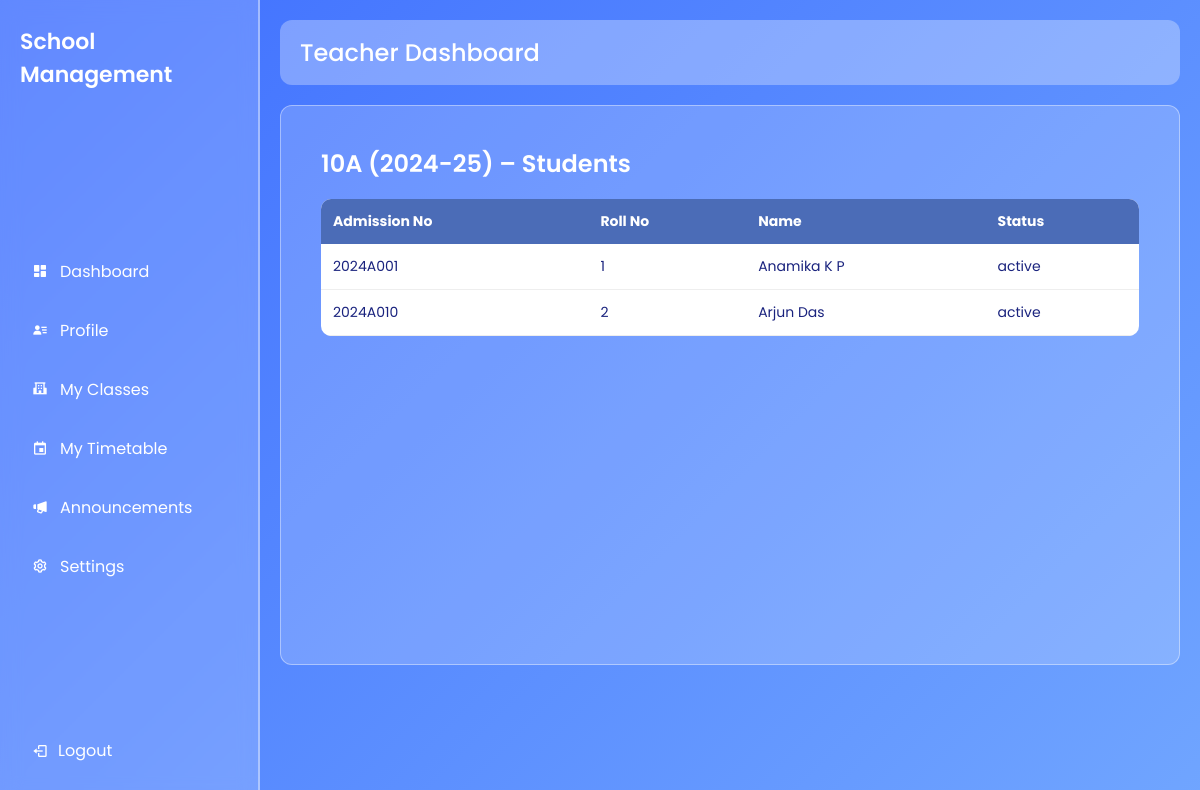
The app's page /class/3/students/ with its own data.
### dashboard/models.py (models this page shows, shortened)
class ClassTeacherAssignment(models.Model):
    class_obj = models.ForeignKey(classes, on_delete=models.CASCADE)
    teacher = models.ForeignKey(All_Teacher, on_delete=models.CASCADE)
    subject = models.CharField(max_length=255)
    teacher_name = models.CharField(max_length=255)
    is_class_teacher = models.BooleanField(default=False)
    academic_year = models.CharField(max_length=20)
    class Meta:
        unique_together = ('teacher', 'class_obj', 'subject', 'academic_year')

class classes(models.Model):
    class_name = models.CharField(max_length=20)
    class_teacher = models.CharField(max_length=255)
    class_teacher_id = models.CharField(max_length=10)
    strength = models.IntegerField()
    academic_year = models.CharField(max_length=20)
    status = models.CharField(
        max_length=20,
        choices=[('ongoing', 'Ongoing'), ('completed', 'Completed')],
        default='ongoing'
    )

class Student(models.Model):
    admission_no = models.CharField(max_length=20, primary_key=True)
    roll_no = models.IntegerField()
    name = models.CharField(max_length=255)
    father_name = models.CharField(max_length=255)
    mother_name = models.CharField(max_length=255)
    phone_no = models.CharField(max_length=10)
    class_obj = models.ForeignKey(classes, on_delete=models.CASCADE)
    status = models.CharField(
        max_length=20,
        choices=[('active', 'Active'), ('inactive', 'Inactive')],
        default='active'
    )

### dashboard/views.py (the view, shortened to what this page needs)
# urls.py: path('class/<int:assignment_id>/students/',teacher_class_students,name='teacher_class_students'),
def teacher_class_students(request, assignment_id):
    assignment = get_object_or_404(
        ClassTeacherAssignment,
        id=assignment_id
    )
    fetched_student = None
    action = request.POST.get("action")
    students = Student.objects.filter(
        class_obj=assignment.class_obj
    ).order_by('roll_no')
    return render(
        request,
        'teacher/myclass_students.html',
        {
            'assignment': assignment,
            'students': students,
            'fetched_student': fetched_student
        }
    )

### dashboard/templates/teacher/myclass_students.html (shortened to what this page needs)
{% extends "teacher/teacher.html" %}
{% load static %}
{% block extra_css %}
<link rel="stylesheet" href="{% static 'css/teacher_dashboard/my_class.css' %}?v=3">
{% endblock %}
{% block content %}
<div class="teachers-container">
    <div class="page-header">
        <h2>
            {{ assignment.class_obj.class_name }}
            ({{ assignment.academic_year }}) – Students
        </h2>
    </div>
    <table class="teachers-table">
        <thead>
            <tr>
                <th>Admission No</th>
                <th>Roll No</th>
                <th>Name</th>
                <th>Status</th>
            </tr>
        </thead>
        <tbody>
            {% for s in students %}
            <tr>
                <td>{{ s.admission_no }}</td>
                <td>{{ s.roll_no }}</td>
                <td>{{ s.name }}</td>
               <td {% if s.status == 'inactive' %} style="color: red;" {% endif %}>{{ s.status }}</td>
            </tr>
            {% empty %}
            <tr>
                <td colspan="6">No students found</td>
            </tr>
            {% endfor %}
        </tbody>
    </table>
</div>
{% endblock %}

### dashboard/static/css/layout.css (style rules this page uses)
* { margin: 0; padding: 0; box-sizing: border-box; font-family: "Poppins", sans-serif; }
body { background: linear-gradient(135deg, #3f6fff, #70a5ff); height: 100vh; overflow: hidden; }

### dashboard/static/css/teacher_dashboard/my_class.css (style rules this page uses)
.teachers-container { padding: 20px; }
.page-header { display: flex; justify-content: space-between; align-items: center; margin-bottom: 18px; }
.page-header h2 { font-size: 24px; font-weight: 600; }
.teachers-table { width: 100%; border-collapse: collapse; background: #ffffff; border-radius: 10px; overflow: hidden; }
.teachers-table th { background: #4b6cb7; color: white; padding: 12px; text-align: left; font-size: 14px; }
.teachers-table td { padding: 12px; border-bottom: 1px solid #eee; font-size: 14px; color: #1a237e; }

### records on screen
ClassTeacherAssignment: class_obj.class_name "10A", academic_year "2024-25"
Student: admission_no "2024A001", roll_no "1", name "Anamika K P", status "active"
Student: admission_no "2024A010", roll_no "2", name "Arjun Das", status "active"
